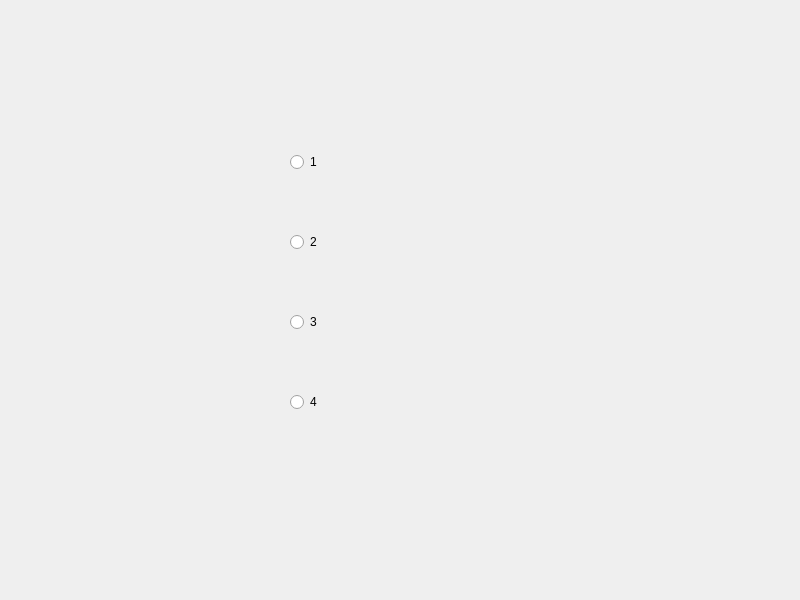
<?xml version="1.0" encoding="UTF-8"?>
<ui version="4.0">
 <class>Widget</class>
 <widget class="QWidget" name="Widget">
  <property name="geometry">
   <rect>
    <x>0</x>
    <y>0</y>
    <width>800</width>
    <height>600</height>
   </rect>
  </property>
  <property name="windowTitle">
   <string>Widget</string>
  </property>
  <widget class="QRadioButton" name="radioButton">
   <property name="geometry">
    <rect>
     <x>290</x>
     <y>150</y>
     <width>134</width>
     <height>24</height>
    </rect>
   </property>
   <property name="text">
    <string>1</string>
   </property>
  </widget>
  <widget class="QRadioButton" name="radioButton_2">
   <property name="geometry">
    <rect>
     <x>290</x>
     <y>230</y>
     <width>134</width>
     <height>24</height>
    </rect>
   </property>
   <property name="text">
    <string>2</string>
   </property>
  </widget>
  <widget class="QRadioButton" name="radioButton_3">
   <property name="geometry">
    <rect>
     <x>290</x>
     <y>310</y>
     <width>134</width>
     <height>24</height>
    </rect>
   </property>
   <property name="text">
    <string>3</string>
   </property>
  </widget>
  <widget class="QRadioButton" name="radioButton_4">
   <property name="geometry">
    <rect>
     <x>290</x>
     <y>390</y>
     <width>134</width>
     <height>24</height>
    </rect>
   </property>
   <property name="text">
    <string>4</string>
   </property>
  </widget>
 </widget>
 <resources/>
 <connections/>
</ui>
